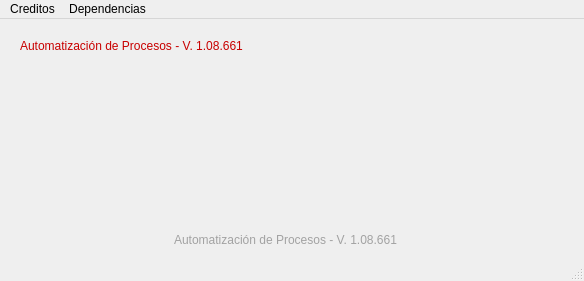
<?xml version="1.0" encoding="UTF-8"?>
<ui version="4.0">
 <class>ErrorType</class>
 <widget class="QMainWindow" name="ErrorType">
  <property name="geometry">
   <rect>
    <x>0</x>
    <y>0</y>
    <width>584</width>
    <height>281</height>
   </rect>
  </property>
  <property name="windowTitle">
   <string>Syncra - WARN SparkSession</string>
  </property>
  <widget class="QWidget" name="centralwidget">
   <widget class="QLabel" name="label_Version_Control_Version">
    <property name="geometry">
     <rect>
      <x>160</x>
      <y>210</y>
      <width>251</width>
      <height>21</height>
     </rect>
    </property>
    <property name="styleSheet">
     <string notr="true">color: rgb(162, 162, 162);
font: italic 10pt &quot;MS Sans Serif&quot;;</string>
    </property>
    <property name="text">
     <string>Automatización de Procesos - V. 1.08.661</string>
    </property>
    <property name="alignment">
     <set>Qt::AlignCenter</set>
    </property>
   </widget>
   <widget class="QLabel" name="label_Version_Detail">
    <property name="geometry">
     <rect>
      <x>20</x>
      <y>20</y>
      <width>541</width>
      <height>181</height>
     </rect>
    </property>
    <property name="styleSheet">
     <string notr="true">color: rgb(200, 0, 0);
font: italic 10pt &quot;MS Sans Serif&quot;;</string>
    </property>
    <property name="text">
     <string>Automatización de Procesos - V. 1.08.661</string>
    </property>
    <property name="alignment">
     <set>Qt::AlignLeading|Qt::AlignLeft|Qt::AlignTop</set>
    </property>
   </widget>
  </widget>
  <widget class="QMenuBar" name="menubar">
   <property name="geometry">
    <rect>
     <x>0</x>
     <y>0</y>
     <width>584</width>
     <height>21</height>
    </rect>
   </property>
   <widget class="QMenu" name="menuDesarrolladores">
    <property name="title">
     <string>Creditos</string>
    </property>
    <addaction name="actionDesarrolladores"/>
    <addaction name="actionStakeholders"/>
   </widget>
   <widget class="QMenu" name="menuDependencias">
    <property name="title">
     <string>Dependencias</string>
    </property>
    <addaction name="actionLibrerias"/>
    <addaction name="actionPath"/>
   </widget>
   <addaction name="menuDesarrolladores"/>
   <addaction name="menuDependencias"/>
  </widget>
  <widget class="QStatusBar" name="statusbar"/>
  <action name="actionDesarrolladores">
   <property name="text">
    <string>Desarrolladores</string>
   </property>
  </action>
  <action name="actionStakeholders">
   <property name="text">
    <string>Stakeholders</string>
   </property>
  </action>
  <action name="actionLibrerias">
   <property name="text">
    <string>Librerias</string>
   </property>
  </action>
  <action name="actionPath">
   <property name="text">
    <string>Path</string>
   </property>
  </action>
 </widget>
 <resources/>
 <connections/>
</ui>
